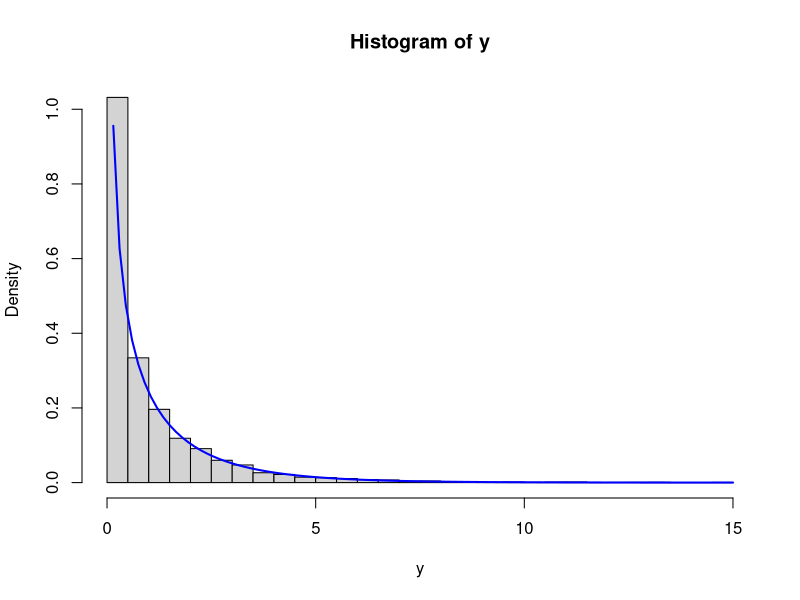
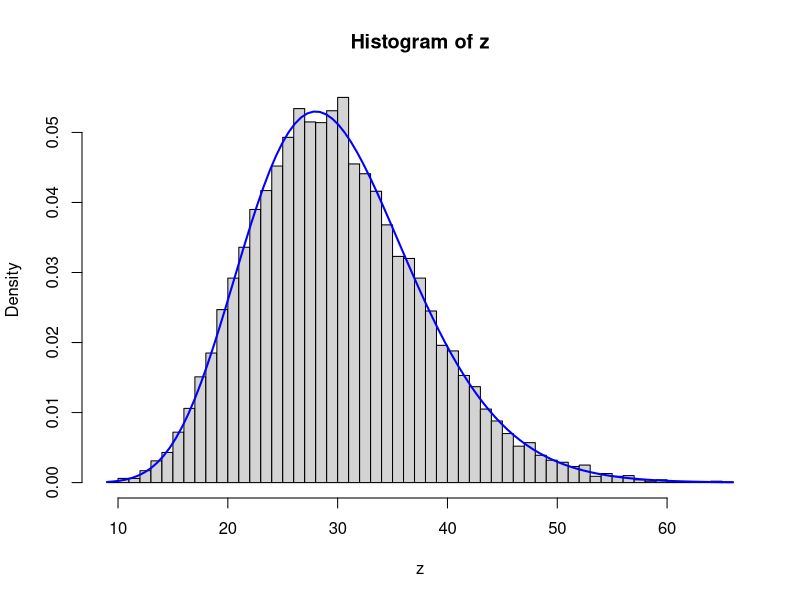
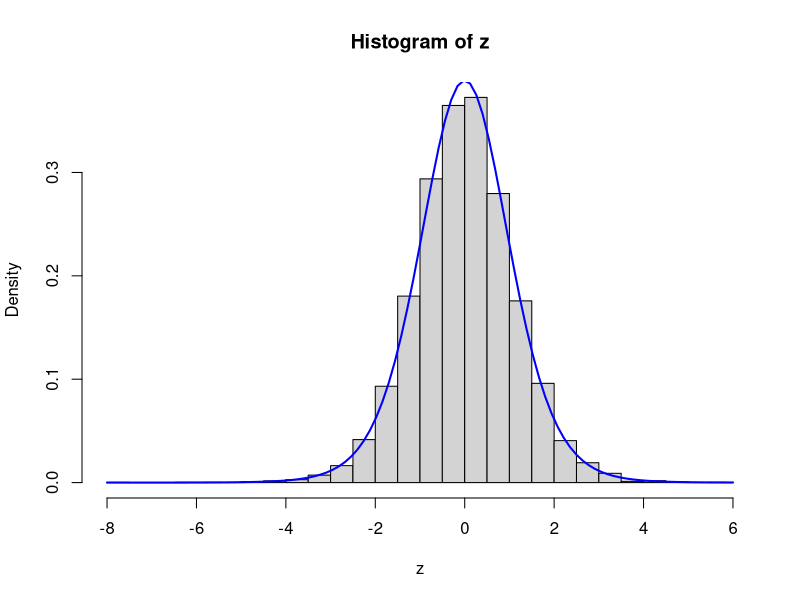
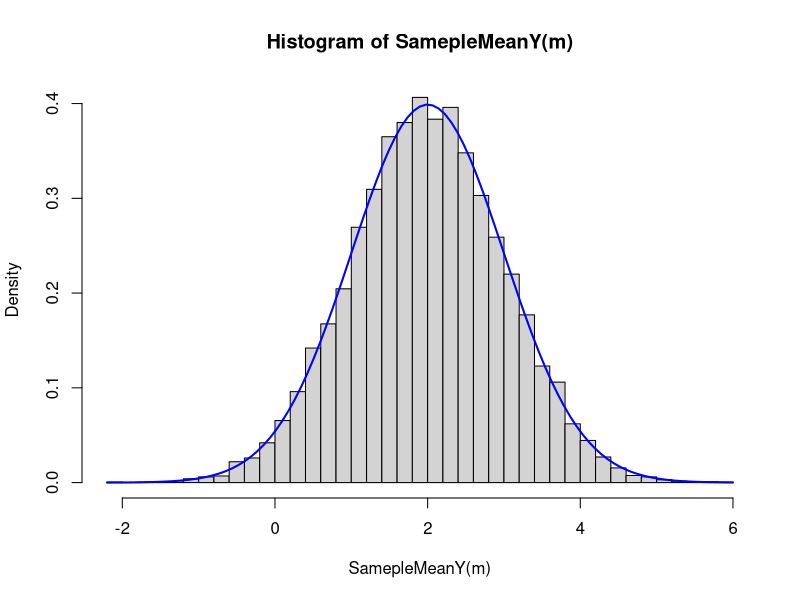
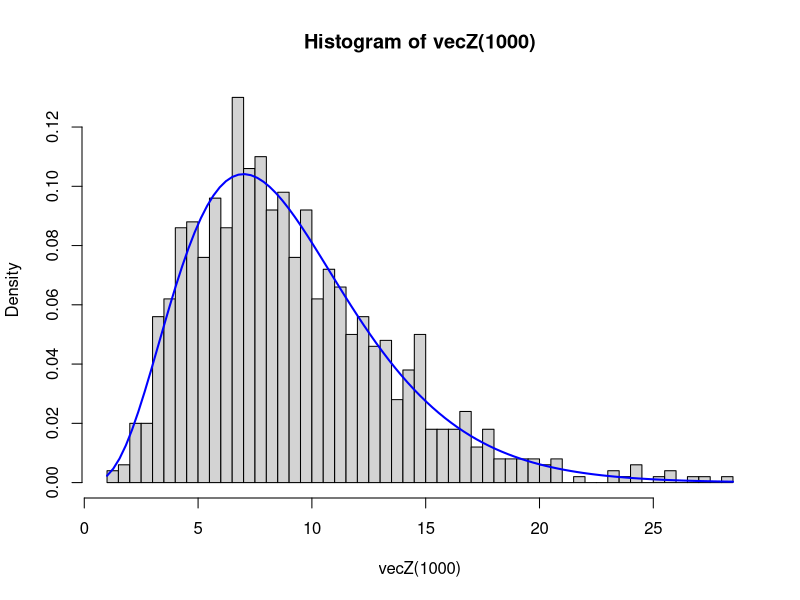
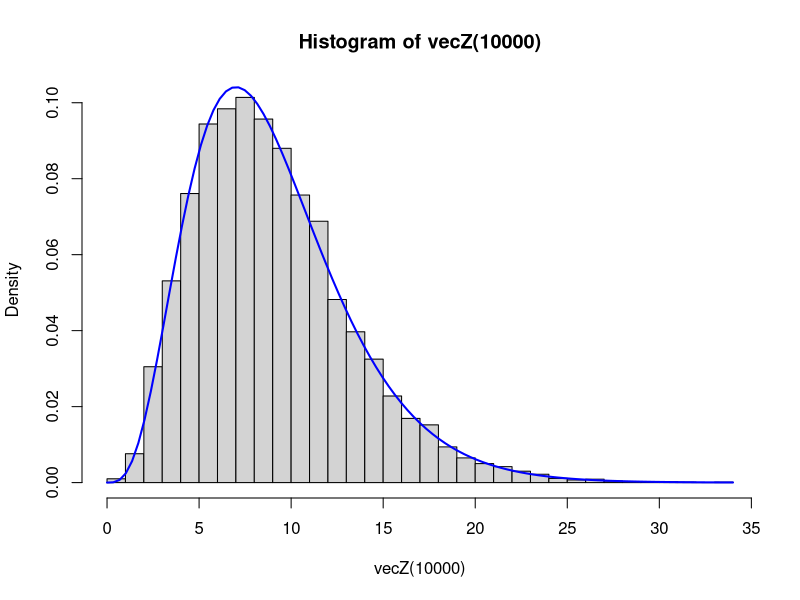
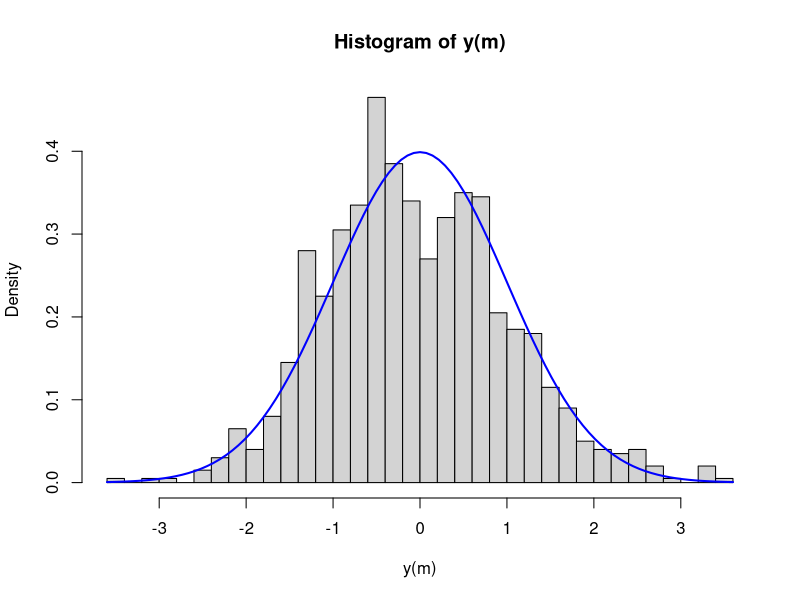
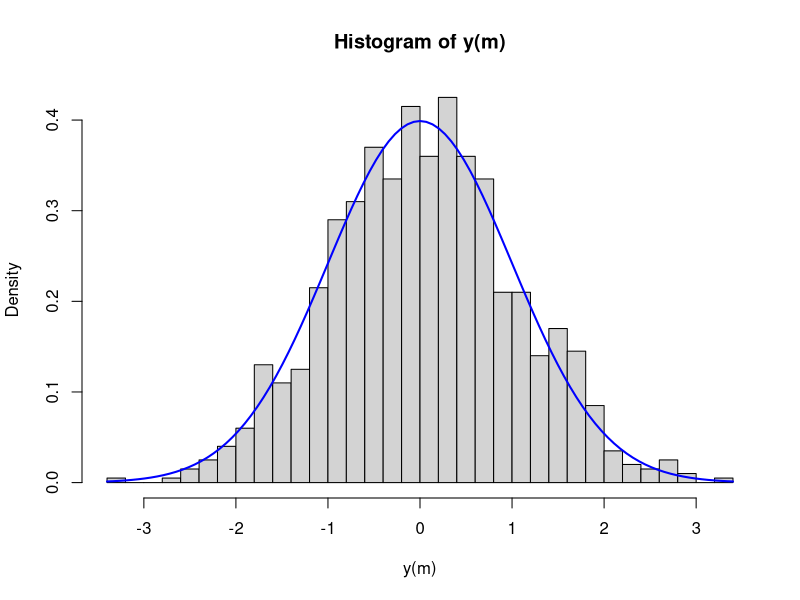

Write R code to recreate these figures, in order.
## 2.2.1
n = 10000
x = rnorm(n)
y = x^2
hist(y, freq=0, breaks=40)

curve(dchisq(x, df=1), col = "blue", lty=1, lwd=2, add=TRUE) # tham so add de ve chong len do thi cu
# tham so lty: loai duong

## 2.2.2 Mo hong X + Y ~ chi^2(m + n) khi X ~ chi^2(m), Y ~ chi^2(n)

n = 10000
x = rchisq(n, df = 10)
y = rchisq(n, df = 20)
z = x + y
hist(z, freq = 0, breaks=40)
curve(dchisq(x, df=30), col="blue", lty=1, lwd=2, add=TRUE)

### 2.2.3 mo phong X / sqrt(Y / n) ~ St(n) voi X ~ N(0, 1), Y~chi^2(n)
n = 10000
x = rnorm(n)
y = rchisq(n, df = 10)
z = x / sqrt(y / 10)
hist(z, freq=0, breaks=40)

curve(dt(x, df=10), col = "blue", lty=1, lwd=2, add=TRUE)

### 2.4.1

mu = 2
sigma = 2
Y = function() rnorm(1, mu, sigma) # (n, mean, sd): n la so mau
Y()
n = 4
vecY = function(n) replicate(n, Y())

vecY(n)
MeanY = function() mean(vecY(n))
MeanY()

SamepleMeanY = function(m) replicate(m, MeanY())
m = 10000
hist(SamepleMeanY(m), freq=0, breaks = 40)
curve(dnorm(x, mu, sigma/sqrt(n)), col = "blue", lty=1, lwd=2, add=TRUE)

### Dinh ly
mu = 2
sigma = 2
n = 10
z = function() {
  x = rnorm(n, mu, sigma)
  return(((n-1) * var(x)) / sigma ^ 2)

}

z()

vecZ = function(m) replicate(m, z())
hist(vecZ(1000), freq=0, breaks=40)
curve(dchisq(x, df=n-1), col = "blue", lty=1, lwd=2, add=TRUE)


hist(vecZ(10000), freq=0, breaks=40)
curve(dchisq(x, df=n-1), col = "blue", lty=1, lwd=2, add=TRUE)

### 2.4.2.
size=10
prob=0.3
mauX = function(n) {
x = rbinom(n, size, prob)
return(sqrt(n) * (mean(x)-3)/sqrt(2.1))
}
y = function(m) replicate(m, mauX(n))

n=100
m=1000
hist(y(m), freq=0, breaks=40)
curve(dnorm(x), col="blue", lty=1, lwd=2, add=TRUE)

n=10000
hist(y(m), freq=0, breaks=40)
curve(dnorm(x), col = "blue", lty=1, lwd=2, add=TRUE)


